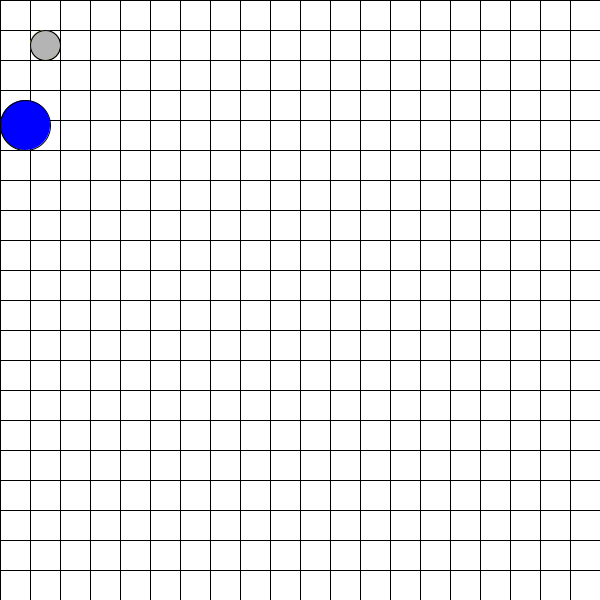
Frame 1 (no input)
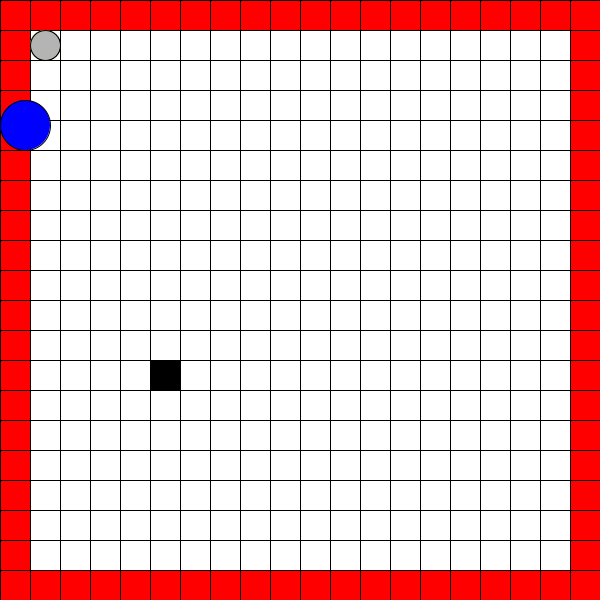
Frame 60 (the mouse pressed at the canvas centre just before this capture)
Frame 120 (the mouse held since frame 60 and released just before this capture): identical to frame 60, image omitted

The Processing sketch that drew these frames (run headless with seeded random() and noise(); from frame 60 on, the mouse is pressed at the canvas centre):

// Processing sketch: jogoDaCobrinha
// ── jogoDaCobrinha.pde
int [][] Mpos= criaMatriz(20, 0);
int [][] Npos= criaMatriz(20, 0);
int cobraReal[]= new int [30];
int x, y, tam, n, pontos, m, z;
boolean [] direcao = {false, false, false, false};
int contador=0;
cobra teste = new cobra(1, 1);
void setup() {
  size(600, 600);
  tam=30;
  frameRate(60);
  for (int i=1; i<cobraReal.length; i++) {
    cobraReal[i]=0;
  }
}
int [][] criaMatriz(int n, int v) {
  int [][] M = new int [n][n];
  for (int i=0; i<M.length; i++) {
    for (int j=0; j<M.length; j++) {
      M[i][j]=int(random(0, v));
      print( M[j][i], " ");
    }
    println();
  }
  return M;
}
void draw() {
  contador++;
  for (int i=0; i<Mpos.length; i++) {
    for (int j=0; j<Mpos[0].length; j++) {
      if (i>-1 && j>-1 && i<Mpos.length && j<Mpos.length ) { 
        if (Mpos[j][i]==0)
          fill(255);
        else if (Mpos[i][j]==2)
          fill(255, 0, 0);
        else fill(0);
        rect(i*tam, j*tam, tam, tam);
      }
    }
  }

  teste.objeto();
  teste.direcao();
  teste.adicionaFruta();
  teste.adicionaTamanho();

  if (contaZeros()==324) {
    n=2;
    pontos+=1;
  }
  if (teste(n)) {
    sorteio();
  }
  n++;
}

void keyPressed() {
  if (keyCode == UP) {
    resetPosicao();
    direcao[0]=true;
  }
  if (keyCode == DOWN) {
    resetPosicao();
    direcao[1]=true;
  }
  if (keyCode == LEFT) {
    resetPosicao();
    direcao[2]=true;
  }
  if (keyCode == RIGHT) {
    resetPosicao();
    direcao[3]=true;
  }
}

void mousePressed() {
}

class cobra {
  int posX;
  int posY;
  int contaTamanho;
  cobra(int PosX, int PosY) {
    posX=PosX;
    posY=PosY;
  }
  void adicionaFruta() {
    if (Mpos[posY][posX]==1) {
      Mpos[posY][posX]=0;
    }
    println( Mpos[posX][posY], n, teste(n), posX, posY, contaZeros(), pontos);
  }
  void direcao() {
    if (direcao[0]==true) {
      if (contador%30==10) {
        posY--;
      }
    } else if (direcao[1]==true) {
      if (contador%30==10) {
        posY++;
      }
    } else if (direcao[2]==true) {
      if (contador%30==10) {
        posX--;
      }
    } else if (direcao[3]==true) {
      if (contador%30==10) {
        posX++;
      }
    }
  }
  void adicionaTamanho() {
    for (int i=0; i< cobraReal.length; i++) {
      cobraReal[i]=i;
      fill(0, 0, 255);
      if (cobraReal[i]==3)
        ellipse(cobraReal[pontos]*50, 100, 50, 50);
    }
  }
  void objetoNovo(int posx, int posy) {
    int nPosx = posx;
    int nPosy = posy;
    fill(130);
    ellipseMode(CORNER);
    ellipse(int(random(19))*tam, int(random(19))*tam, tam, tam);
  }
  void objeto() {
    m=posX;
    z=posY;
    int h =0;
    int c =0;
    fill(130);
    ellipseMode(CORNER);
    if (direcao[0]) {
      h=0;
      c=1;
    } else if (direcao[1]) {
      h=0;
      if (contador%60==10) {
        c=0;
      } else c=1;
    } else if (direcao[2]) {
      h=-1;
      c=0;
    } else if (direcao[3]) {
      h=1;
      c=0;
    }
    fill(255, 255, 0);
    ellipse(m*tam, z*tam, tam, tam);
    fill(180);
    ellipse((m-h)*tam, (z-c)*tam, tam, tam);
  }
}

void resetPosicao() {
  for (int i=0; i<direcao.length; i++) {
    direcao[i]=false;
  }
}

int contaZeros() {
  int contador=0;
  for (int i=1; i<Mpos.length; i++) {
    for (int j=1; j<Mpos[0].length; j++) {
      if (Mpos[i][j]==0)
        contador++;
    }
  }
  return contador;
}
boolean teste(int n) {
  if (n==2) {
    return true;
  } else return false;
}
void sorteio() {
  for (int i=1; i<Mpos.length; i++) {
    for (int j=1; j<Mpos[0].length; j++) {
      Mpos[i][j]=0;
    }
  }
  barreiras();
  int p=0;
  while (p<1) {
    int l = int(random(1, 19));
    int c = int(random(1, 19));
    if (Mpos[l][c]==0) {
      Mpos[l][c]=1;
      p+=1;
    } else println("repete");
  }
}
void barreiras() {
  for (int j=0; j<Mpos[0].length; j++) {
    Mpos[0][j]=2;
    Mpos[j][0]=2;
    Mpos[19][j]=2;
    Mpos[j][19]=2;
  }
}
